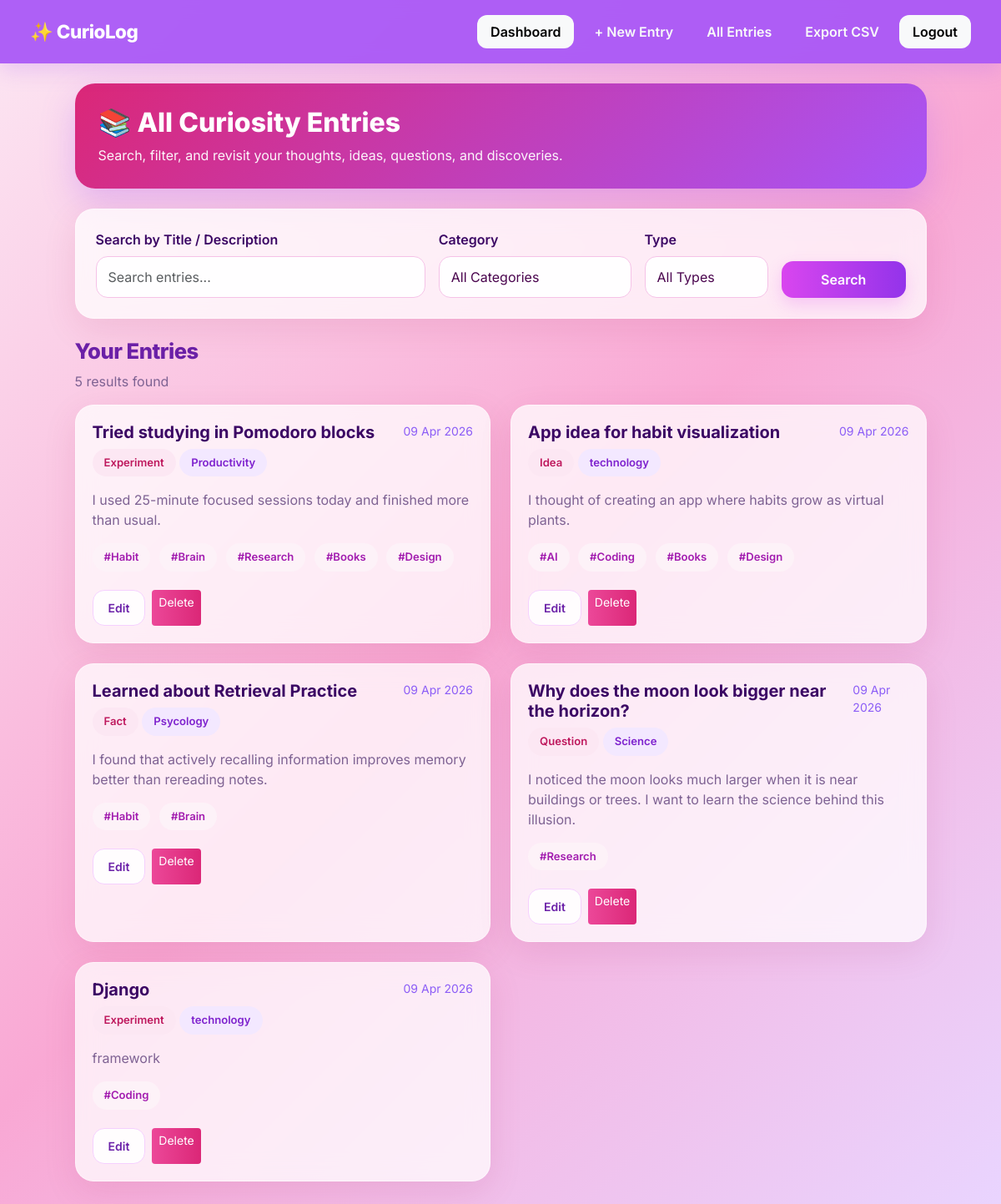
Page /entries/ (signed in) on the earlier database version.
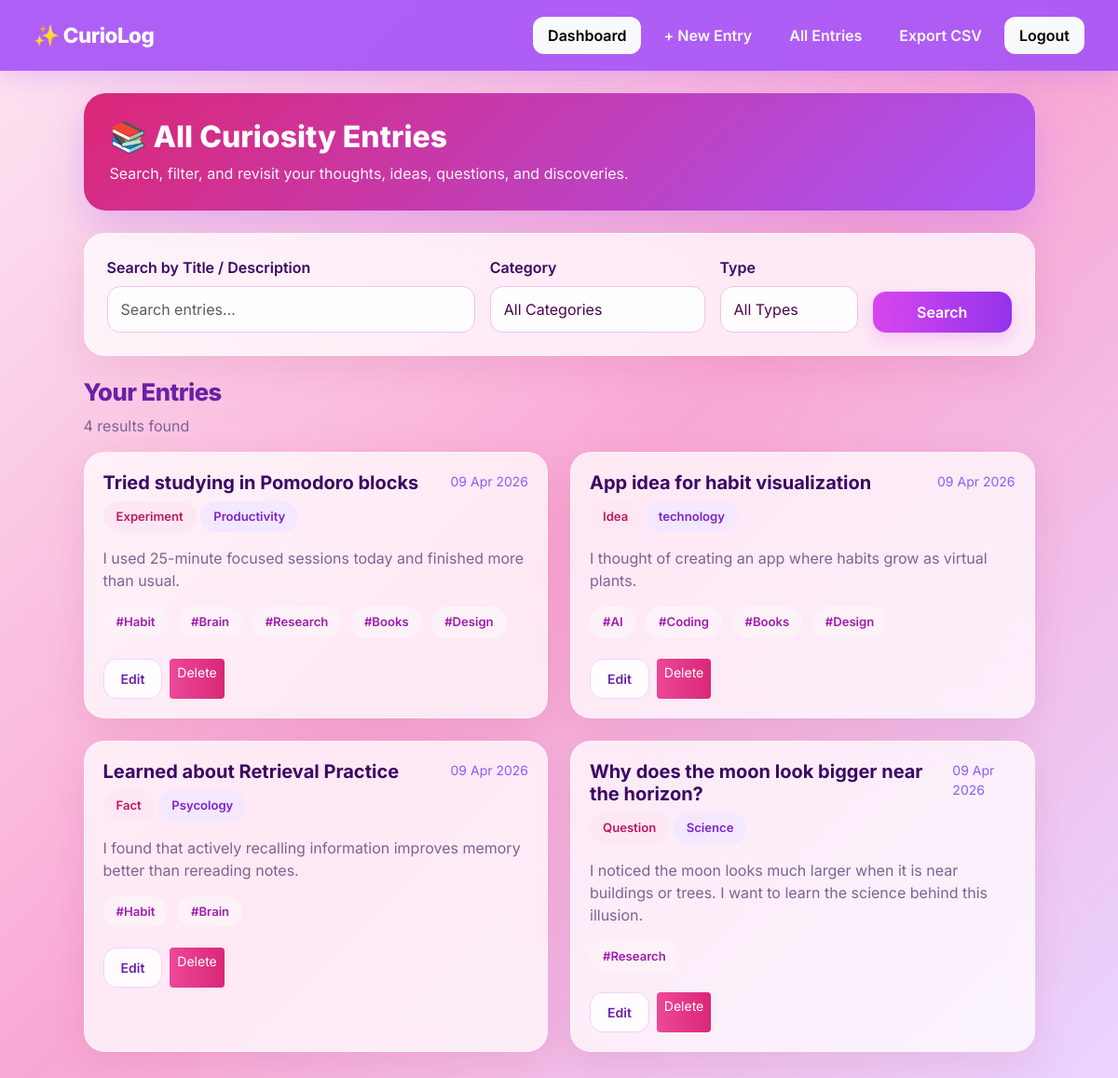
Same page on the later database version.
### journal/models.py (models this page shows, shortened)
class Entry(models.Model):
    ENTRY_TYPES = [
        ('Question', 'Question'),
        ('Fact', 'Fact'),
        ('Idea', 'Idea'),
        ('Experiment', 'Experiment'),
    ]
    user = models.ForeignKey(User, on_delete=models.CASCADE)
    title = models.CharField(max_length=200)
    description = models.TextField()
    category = models.ForeignKey(Category, on_delete=models.SET_NULL, null=True, blank=True)
    tags = models.ManyToManyField(Tag, blank=True)
    entry_type = models.CharField(max_length=20, choices=ENTRY_TYPES, default='Question')
    created_at = models.DateTimeField(auto_now_add=True)

class Category(models.Model):
    name = models.CharField(max_length=100)

class Tag(models.Model):
    name = models.CharField(max_length=50)

### journal/views.py (the view)
# urls.py: path('entries/', views.all_entries, name='all_entries'),
@login_required
def all_entries(request):
    entries = Entry.objects.filter(user=request.user).order_by('-created_at')
    categories = Category.objects.all()
    query = request.GET.get('q', '').strip()
    category = request.GET.get('category', '').strip()
    entry_type = request.GET.get('type', '').strip()
    if query:
        entries = entries.filter(
            Q(title__icontains=query) | Q(description__icontains=query)
        )
    if category:
        entries = entries.filter(category__id=category)
    if entry_type:
        entries = entries.filter(entry_type=entry_type)
    context = {
        'entries': entries,
        'categories': categories,
        'selected_category': category,
        'selected_type': entry_type,
        'search_query': query,
    }
    return render(request, 'journal/all_entries.html', context)

### journal/templates/journal/all_entries.html (shortened to what this page needs)
{% extends 'journal/base.html' %}
{% block content %}
<div class="row justify-content-center">
    <div class="col-lg-11">
        <div class="hero-box mb-4">
            <h1>📚 All Curiosity Entries</h1>
            <p>Search, filter, and revisit your thoughts, ideas, questions, and discoveries.</p>
        </div>
        <div class="glass-card p-4 mb-4">
            <form method="GET">
                <div class="row g-3 align-items-end">
                    <div class="col-md-5">
                        <label class="form-label fw-semibold">Search by Title / Description</label>
                        <input type="text" name="q" value="{{ search_query }}" class="form-control" placeholder="Search entries...">
                    </div>
                    <div class="col-md-3">
                        <label class="form-label fw-semibold">Category</label>
                        <select name="category" class="form-select">
                            <option value="">All Categories</option>
                        </select>
                    </div>
                    <div class="col-md-2">
                        <label class="form-label fw-semibold">Type</label>
                        <select name="type" class="form-select">
                            <option value="">All Types</option>
                        </select>
                    </div>
                    <div class="col-md-2 d-grid">
                        <button type="submit" class="btn btn-main">Search</button>
                    </div>
                </div>
            </form>
        </div>
        <div class="mb-3">
            <h4 class="section-title">Your Entries</h4>
            <p class="muted-text">{{ entries.count }} result{{ entries.count|pluralize }} found</p>
        </div>
        {% if entries %}
            <div class="row g-4">
                {% for entry in entries %}
                    <div class="col-lg-6">
                        <div class="glass-card entry-card h-100">
                            <div class="d-flex justify-content-between align-items-start mb-3">
                                <div>
                                    <h5 class="fw-bold mb-2">{{ entry.title }}</h5>
                                    <span class="badge-soft badge-type">{{ entry.entry_type }}</span>
                                    {% if entry.category %}
                                        <span class="badge-soft badge-category">{{ entry.category.name }}</span>
                                    {% endif %}
                                </div>
                                <small class="text-muted">{{ entry.created_at|date:"d M Y" }}</small>
                            </div>
                            <p class="muted-text mb-3">
                                {{ entry.description|truncatewords:28 }}
                            </p>
                            {% if entry.tags.all %}
                                <div class="mb-3">
                                    {% for tag in entry.tags.all %}
                                        <span class="badge-soft badge-tag">#{{ tag.name }}</span>
                                    {% endfor %}
                                </div>
                            {% endif %}
                            <div class="d-flex gap-2">
                                <a href="{% url 'edit_entry' entry.id %}" class="btn btn-soft btn-sm">Edit</a>
                                <a href="{% url 'delete_entry' entry.id %}" class="btn btn-danger btn-sm">Delete</a>
                            </div>
                        </div>
                    </div>
                {% endfor %}
            </div>
        {% else %}
            <div class="glass-card p-5 text-center">
                <h4 class="fw-bold mb-2">No entries found 😶</h4>
                <p class="muted-text mb-3">Try a different keyword or add a new curiosity entry.</p>
                <a href="{% url 'add_entry' %}" class="btn btn-main">+ Add Entry</a>
            </div>
        {% endif %}
    </div>
</div>
{% endblock %}

### journal/templates/journal/base.html (shortened to what this page needs)
<!DOCTYPE html>
<html lang="en">
<head>
    <link href="https://cdn.jsdelivr.net/npm/bootstrap@5.3.3/dist/css/bootstrap.min.css" rel="stylesheet">
</head>
<body>
<nav class="navbar navbar-expand-lg px-4 py-3 mb-4">
    <div class="container-fluid">
        <a class="navbar-brand" href="{% url 'dashboard' %}">✨ CurioLog</a>
        <div class="d-flex gap-2 flex-wrap align-items-center">
            {% if user.is_authenticated %}
                <a href="{% url 'dashboard' %}" class="btn btn-light nav-btn">Dashboard</a>
                <a href="{% url 'add_entry' %}" class="btn btn-outline-light nav-btn">+ New Entry</a>
                <a href="{% url 'all_entries' %}" class="btn btn-outline-light nav-btn">All Entries</a>
                <a href="{% url 'export_csv' %}" class="btn btn-outline-light nav-btn">Export CSV</a>
                <form method="POST" action="{% url 'logout' %}" class="logout-form">
                    <button type="submit" class="btn btn-light nav-btn">Logout</button>
                </form>
            {% else %}
                <a href="{% url 'login' %}" class="btn btn-light nav-btn">Login</a>
                <a href="{% url 'register' %}" class="btn btn-outline-light nav-btn">Register</a>
            {% endif %}
        </div>
    </div>
</nav>
<div class="container pb-5">
    {% block content %}{% endblock %}
</div>
</body>
</html>

### journal/templates/journal/base.html (style rules this page uses)
* { font-family: 'Inter', sans-serif; }
body { background: linear-gradient(135deg, #fce7f3, #f9a8d4, #e9d5ff); color: #3b0764; min-height: 100vh; }
.navbar { background: rgba(168, 85, 247, 0.92); backdrop-filter: blur(10px); box-shadow: 0 8px 24px rgba(168, 85, 247, 0.22); }
.navbar-brand { font-weight: 800; letter-spacing: -0.5px; color: white !important; font-size: 1.4rem; }
.nav-btn { border-radius: 12px; font-weight: 600; padding: 8px 16px; border: none; }
.glass-card { background: rgba(255, 255, 255, 0.74); border: 1px solid rgba(255, 255, 255, 0.45); backdrop-filter: blur(14px); border-radius: 22px; box-shadow: 0 12px 40px rgba(157, 23, 77, 0.10); }
.section-title { font-size: 1.6rem; font-weight: 800; letter-spacing: -0.5px; color: #6b21a8; }
.muted-text { color: #7e6293; }
.entry-card { padding: 20px; transition: 0.25s ease; }
.badge-soft { display: inline-block; padding: 7px 14px; border-radius: 999px; font-size: 0.82rem; font-weight: 600; }
.badge-type { background: #fce7f3; color: #be185d; }
.badge-category { background: #f3e8ff; color: #7e22ce; }
.badge-tag { background: #fdf2f8; color: #a21caf; margin-right: 6px; margin-bottom: 6px; }
.btn-main { background: linear-gradient(90deg, #d946ef, #9333ea); border: none; color: white; font-weight: 600; border-radius: 14px; padding: 10px 18px; box-shadow: 0 8px 20px rgba(217, 70, 239, 0.22); }
.btn-soft { background: rgba(255, 255, 255, 0.88); border: 1px solid #f5d0fe; color: #6b21a8; font-weight: 600; border-radius: 14px; padding: 10px 18px; }
.form-control, .form-select, textarea, select, input { border-radius: 14px !important; padding: 12px 14px !important; border: 1px solid #f5c2e7 !important; box-shadow: none !important; background: rgba(255, 255, 255, 0.92) !important; color: #4a044e !important; }
.hero-box { padding: 28px; border-radius: 24px; background: linear-gradient(135deg, #db2777, #a855f7); color: white; box-shadow: 0 16px 40px rgba(168, 85, 247, 0.28); }
.hero-box h1 { font-size: 2rem; font-weight: 800; }
.hero-box p { opacity: 0.95; margin-bottom: 0; }
.btn-danger { background: linear-gradient(90deg, #ec4899, #db2777); border: none; color: white; }
small.text-muted { color: #8b5cf6 !important; }
.logout-form { display: inline; margin: 0; }
.logout-form button { border: none; }
a { text-decoration: none; }

Differences in the rows shown:
removed Entry: title "Django", entry_type "Experiment", category.name "technology", created_at "09 Apr 2026", description "framework", Tag (name "Coding")
Other differences:
{{ entries.count }}: "5" → "4"
